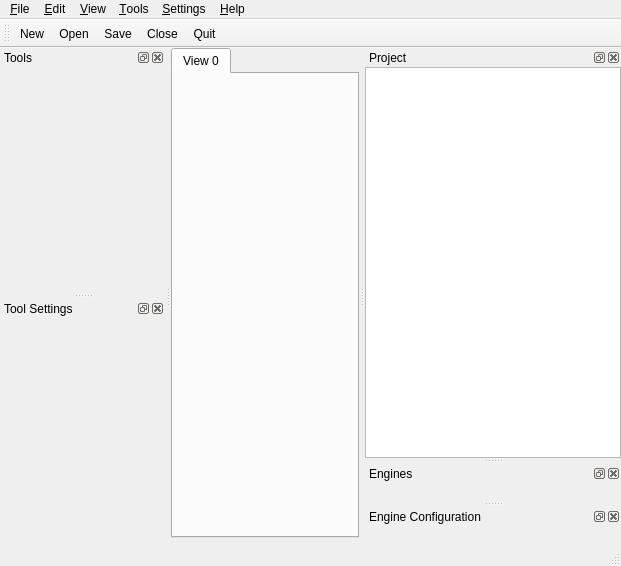
<ui version="4.0" >
 <class>MainWindow</class>
 <widget class="QMainWindow" name="MainWindow" >
  <property name="geometry" >
   <rect>
    <x>0</x>
    <y>0</y>
    <width>621</width>
    <height>566</height>
   </rect>
  </property>
  <property name="windowTitle" >
   <string>Avogadro</string>
  </property>
  <property name="windowIcon" >
   <iconset resource="avogadro.qrc" >:/icons/avogadro.png</iconset>
  </property>
  <widget class="QWidget" name="centralWidget" >
   <layout class="QVBoxLayout" >
    <property name="spacing" >
     <number>6</number>
    </property>
    <property name="leftMargin" >
     <number>0</number>
    </property>
    <property name="topMargin" >
     <number>0</number>
    </property>
    <property name="rightMargin" >
     <number>0</number>
    </property>
    <property name="bottomMargin" >
     <number>0</number>
    </property>
    <item>
     <widget class="QTabWidget" name="centralTab" >
      <property name="currentIndex" >
       <number>0</number>
      </property>
      <widget class="QWidget" name="tab" >
       <attribute name="title" >
        <string>View 0</string>
       </attribute>
       <layout class="QVBoxLayout" >
        <property name="spacing" >
         <number>6</number>
        </property>
        <property name="leftMargin" >
         <number>0</number>
        </property>
        <property name="topMargin" >
         <number>0</number>
        </property>
        <property name="rightMargin" >
         <number>0</number>
        </property>
        <property name="bottomMargin" >
         <number>0</number>
        </property>
       </layout>
      </widget>
     </widget>
    </item>
    <item>
     <widget class="Avogadro::FlatTabWidget" native="1" name="bottomFlat" />
    </item>
   </layout>
  </widget>
  <widget class="QMenuBar" name="menubar" >
   <property name="geometry" >
    <rect>
     <x>0</x>
     <y>0</y>
     <width>621</width>
     <height>29</height>
    </rect>
   </property>
   <widget class="QMenu" name="menuHelp" >
    <property name="title" >
     <string>&amp;Help</string>
    </property>
    <addaction name="actionAbout" />
   </widget>
   <widget class="QMenu" name="menuFile" >
    <property name="title" >
     <string>&amp;File</string>
    </property>
    <widget class="QMenu" name="menuOpenRecent" >
     <property name="title" >
      <string>Open &amp;Recent</string>
     </property>
    </widget>
    <addaction name="actionNew" />
    <addaction name="actionOpen" />
    <addaction name="menuOpenRecent" />
    <addaction name="actionClose" />
    <addaction name="separator" />
    <addaction name="actionSave" />
    <addaction name="actionSaveAs" />
    <addaction name="actionRevert" />
    <addaction name="actionExportGraphics" />
    <addaction name="actionExportPOV" />
    <addaction name="separator" />
    <addaction name="actionQuit" />
   </widget>
   <widget class="QMenu" name="menuSettings" >
    <property name="title" >
     <string>&amp;Settings</string>
    </property>
    <widget class="QMenu" name="menuToolbars" >
     <property name="title" >
      <string>Toolbars</string>
     </property>
    </widget>
    <widget class="QMenu" name="menuDocks" >
     <property name="title" >
      <string>&amp;Docks</string>
     </property>
    </widget>
    <addaction name="menuToolbars" />
    <addaction name="menuDocks" />
    <addaction name="separator" />
    <addaction name="configureAvogadroAction" />
   </widget>
   <widget class="QMenu" name="menuTools" >
    <property name="title" >
     <string>&amp;Tools</string>
    </property>
   </widget>
   <widget class="QMenu" name="menuView" >
    <property name="title" >
     <string>&amp;View</string>
    </property>
    <addaction name="actionNewView" />
    <addaction name="actionCloseView" />
    <addaction name="actionCenter" />
    <addaction name="separator" />
    <addaction name="actionFullScreen" />
    <addaction name="actionSetBackgroundColor" />
   </widget>
   <widget class="QMenu" name="menuEdit" >
    <property name="title" >
     <string>&amp;Edit</string>
    </property>
    <addaction name="separator" />
    <addaction name="actionCut" />
    <addaction name="actionCopy" />
    <addaction name="actionPaste" />
    <addaction name="actionClear" />
    <addaction name="separator" />
    <addaction name="actionSelect_All" />
    <addaction name="actionSelect_None" />
   </widget>
   <addaction name="menuFile" />
   <addaction name="menuEdit" />
   <addaction name="menuView" />
   <addaction name="menuTools" />
   <addaction name="menuSettings" />
   <addaction name="menuHelp" />
  </widget>
  <widget class="QStatusBar" name="statusbar" />
  <widget class="QToolBar" name="fileToolBar" >
   <property name="windowTitle" >
    <string>Main Toolbar</string>
   </property>
   <property name="orientation" >
    <enum>Qt::Horizontal</enum>
   </property>
   <property name="toolButtonStyle" >
    <enum>Qt::ToolButtonTextBesideIcon</enum>
   </property>
   <attribute name="toolBarArea" >
    <enum>TopToolBarArea</enum>
   </attribute>
   <attribute name="toolBarBreak" >
    <bool>false</bool>
   </attribute>
   <addaction name="actionNewTool" />
   <addaction name="actionOpenTool" />
   <addaction name="actionSaveTool" />
   <addaction name="actionCloseTool" />
   <addaction name="actionQuitTool" />
  </widget>
  <widget class="QDockWidget" name="projectDock" >
   <property name="minimumSize" >
    <size>
     <width>165</width>
     <height>0</height>
    </size>
   </property>
   <property name="allowedAreas" >
    <set>Qt::LeftDockWidgetArea|Qt::NoDockWidgetArea|Qt::RightDockWidgetArea</set>
   </property>
   <property name="windowTitle" >
    <string>Project</string>
   </property>
   <attribute name="dockWidgetArea" >
    <number>2</number>
   </attribute>
   <widget class="QWidget" name="projectWidget" >
    <layout class="QVBoxLayout" >
     <property name="spacing" >
      <number>6</number>
     </property>
     <property name="leftMargin" >
      <number>0</number>
     </property>
     <property name="topMargin" >
      <number>0</number>
     </property>
     <property name="rightMargin" >
      <number>0</number>
     </property>
     <property name="bottomMargin" >
      <number>0</number>
     </property>
     <item>
      <widget class="Avogadro::PrimitiveTreeView" name="projectTree" >
       <property name="rootIsDecorated" >
        <bool>false</bool>
       </property>
       <property name="animated" >
        <bool>true</bool>
       </property>
      </widget>
     </item>
    </layout>
   </widget>
  </widget>
  <widget class="QDockWidget" name="toolsDock" >
   <property name="minimumSize" >
    <size>
     <width>165</width>
     <height>0</height>
    </size>
   </property>
   <property name="allowedAreas" >
    <set>Qt::LeftDockWidgetArea|Qt::NoDockWidgetArea|Qt::RightDockWidgetArea</set>
   </property>
   <property name="windowTitle" >
    <string>Tools</string>
   </property>
   <attribute name="dockWidgetArea" >
    <number>1</number>
   </attribute>
   <widget class="QWidget" name="toolsWidget" />
  </widget>
  <widget class="QDockWidget" name="toolSettingsDock" >
   <property name="minimumSize" >
    <size>
     <width>160</width>
     <height>0</height>
    </size>
   </property>
   <property name="allowedAreas" >
    <set>Qt::LeftDockWidgetArea|Qt::NoDockWidgetArea|Qt::RightDockWidgetArea</set>
   </property>
   <property name="windowTitle" >
    <string>Tool Settings</string>
   </property>
   <attribute name="dockWidgetArea" >
    <number>1</number>
   </attribute>
   <widget class="QWidget" name="toolSettingsWidget" />
  </widget>
  <widget class="QDockWidget" name="enginesDock" >
   <property name="minimumSize" >
    <size>
     <width>150</width>
     <height>0</height>
    </size>
   </property>
   <property name="allowedAreas" >
    <set>Qt::LeftDockWidgetArea|Qt::NoDockWidgetArea|Qt::RightDockWidgetArea</set>
   </property>
   <property name="windowTitle" >
    <string>Engines</string>
   </property>
   <attribute name="dockWidgetArea" >
    <number>2</number>
   </attribute>
   <widget class="QWidget" name="enginesWidget" />
  </widget>
  <widget class="QDockWidget" name="engineConfigurationDock" >
   <property name="minimumSize" >
    <size>
     <width>200</width>
     <height>0</height>
    </size>
   </property>
   <property name="windowTitle" >
    <string>Engine Configuration</string>
   </property>
   <attribute name="dockWidgetArea" >
    <number>2</number>
   </attribute>
   <widget class="QWidget" name="engineConfigurationWidget" />
  </widget>
  <action name="actionOpen" >
   <property name="icon" >
    <iconset resource="avogadro.qrc" >:/icons/fileopen.png</iconset>
   </property>
   <property name="text" >
    <string>&amp;Open</string>
   </property>
   <property name="shortcut" >
    <string>Ctrl+O</string>
   </property>
  </action>
  <action name="actionOpenTool" >
   <property name="icon" >
    <iconset resource="avogadro.qrc" >:/icons/fileopen.png</iconset>
   </property>
   <property name="text" >
    <string>&amp;Open</string>
   </property>
  </action>
  <action name="actionQuit" >
   <property name="icon" >
    <iconset resource="avogadro.qrc" >:/icons/exit.png</iconset>
   </property>
   <property name="text" >
    <string>&amp;Quit</string>
   </property>
   <property name="shortcut" >
    <string>Ctrl+Q</string>
   </property>
  </action>
  <action name="actionQuitTool" >
   <property name="icon" >
    <iconset resource="avogadro.qrc" >:/icons/exit.png</iconset>
   </property>
   <property name="text" >
    <string>&amp;Quit</string>
   </property>
  </action>
  <action name="actionRecent" >
   <property name="text" >
    <string>Recent</string>
   </property>
  </action>
  <action name="actionClearRecent" >
   <property name="text" >
    <string>&amp;Clear Recent</string>
   </property>
  </action>
  <action name="actionNew" >
   <property name="icon" >
    <iconset resource="avogadro.qrc" >:/icons/filenew.png</iconset>
   </property>
   <property name="text" >
    <string>&amp;New</string>
   </property>
   <property name="shortcut" >
    <string>Ctrl+N</string>
   </property>
  </action>
  <action name="actionNewTool" >
   <property name="icon" >
    <iconset resource="avogadro.qrc" >:/icons/filenew.png</iconset>
   </property>
   <property name="text" >
    <string>&amp;New</string>
   </property>
  </action>
  <action name="actionClose" >
   <property name="icon" >
    <iconset resource="avogadro.qrc" >:/icons/fileclose.png</iconset>
   </property>
   <property name="text" >
    <string>&amp;Close</string>
   </property>
   <property name="shortcut" >
    <string>Ctrl+W</string>
   </property>
  </action>
  <action name="actionCloseTool" >
   <property name="icon" >
    <iconset resource="avogadro.qrc" >:/icons/fileclose.png</iconset>
   </property>
   <property name="text" >
    <string>&amp;Close</string>
   </property>
  </action>
  <action name="actionSave" >
   <property name="icon" >
    <iconset resource="avogadro.qrc" >:/icons/filesave.png</iconset>
   </property>
   <property name="text" >
    <string>&amp;Save</string>
   </property>
   <property name="shortcut" >
    <string>Ctrl+S</string>
   </property>
  </action>
  <action name="actionSaveTool" >
   <property name="icon" >
    <iconset resource="avogadro.qrc" >:/icons/filesave.png</iconset>
   </property>
   <property name="text" >
    <string>&amp;Save</string>
   </property>
  </action>
  <action name="actionSaveAs" >
   <property name="icon" >
    <iconset resource="avogadro.qrc" >:/icons/filesaveas.png</iconset>
   </property>
   <property name="text" >
    <string>Save &amp;As...</string>
   </property>
   <property name="shortcut" >
    <string>Ctrl+Shift+S</string>
   </property>
  </action>
  <action name="actionRevert" >
   <property name="icon" >
    <iconset resource="avogadro.qrc" >:/icons/revert.png</iconset>
   </property>
   <property name="text" >
    <string>Revert To Saved</string>
   </property>
  </action>
  <action name="actionExportGraphics" >
   <property name="icon" >
    <iconset resource="avogadro.qrc" >:/icons/fileexport.png</iconset>
   </property>
   <property name="text" >
    <string>&amp;Export Graphics</string>
   </property>
  </action>
  <action name="actionFullScreen" >
   <property name="icon" >
    <iconset resource="avogadro.qrc" >:/icons/window_fullscreen.png</iconset>
   </property>
   <property name="text" >
    <string>&amp;Full Screen Mode</string>
   </property>
  </action>
  <action name="actionSetBackgroundColor" >
   <property name="icon" >
    <iconset resource="avogadro.qrc" >:/icons/colorize.png</iconset>
   </property>
   <property name="text" >
    <string>Set &amp;Background Color...</string>
   </property>
  </action>
  <action name="actionAbout" >
   <property name="text" >
    <string>&amp;About</string>
   </property>
  </action>
  <action name="actionUndo" >
   <property name="icon" >
    <iconset resource="avogadro.qrc" >:/icons/undo.png</iconset>
   </property>
   <property name="text" >
    <string>&amp;Undo</string>
   </property>
   <property name="shortcut" >
    <string>Ctrl+Z</string>
   </property>
  </action>
  <action name="actionRedo" >
   <property name="icon" >
    <iconset resource="avogadro.qrc" >:/icons/redo.png</iconset>
   </property>
   <property name="text" >
    <string>&amp;Redo</string>
   </property>
   <property name="shortcut" >
    <string>Ctrl+Shift+Z</string>
   </property>
  </action>
  <action name="actionNewView" >
   <property name="icon" >
    <iconset resource="avogadro.qrc" >:/icons/filenew.png</iconset>
   </property>
   <property name="text" >
    <string>New View</string>
   </property>
  </action>
  <action name="actionCloseView" >
   <property name="enabled" >
    <bool>false</bool>
   </property>
   <property name="icon" >
    <iconset resource="avogadro.qrc" >:/icons/fileclose.png</iconset>
   </property>
   <property name="text" >
    <string>Close View</string>
   </property>
  </action>
  <action name="actionCenter" >
   <property name="icon" >
    <iconset resource="avogadro.qrc" >:/icons/navigate.png</iconset>
   </property>
   <property name="text" >
    <string>Center</string>
   </property>
  </action>
  <action name="actionPaste" >
   <property name="text" >
    <string>&amp;Paste</string>
   </property>
   <property name="shortcut" >
    <string>Ctrl+V</string>
   </property>
  </action>
  <action name="actionCopy" >
   <property name="text" >
    <string>Copy</string>
   </property>
   <property name="shortcut" >
    <string>Ctrl+C</string>
   </property>
  </action>
  <action name="actionCut" >
   <property name="text" >
    <string>Cut</string>
   </property>
   <property name="shortcut" >
    <string>Ctrl+X</string>
   </property>
  </action>
  <action name="actionClear" >
   <property name="text" >
    <string>Clear</string>
   </property>
  </action>
  <action name="actionSelect_All" >
   <property name="text" >
    <string>Select All</string>
   </property>
   <property name="shortcut" >
    <string>Ctrl+A</string>
   </property>
  </action>
  <action name="actionSelect_None" >
   <property name="text" >
    <string>Select None</string>
   </property>
   <property name="shortcut" >
    <string>Ctrl+Shift+A</string>
   </property>
  </action>
  <action name="configureAvogadroAction" >
   <property name="icon" >
    <iconset resource="avogadro.qrc" >:/icons/tool.png</iconset>
   </property>
   <property name="text" >
    <string>Configure Avogadro...</string>
   </property>
  </action>
  <action name="actionExportPOV" >
   <property name="text" >
    <string>Export POVRay</string>
   </property>
  </action>
 </widget>
 <customwidgets>
  <customwidget>
   <class>Avogadro::PrimitiveTreeView</class>
   <extends>QTreeView</extends>
   <header>primitivetreeview.h</header>
  </customwidget>
  <customwidget>
   <class>Avogadro::FlatTabWidget</class>
   <extends>QWidget</extends>
   <header>flattabwidget.h</header>
  </customwidget>
 </customwidgets>
 <resources>
  <include location="avogadro.qrc" />
 </resources>
 <connections/>
</ui>
